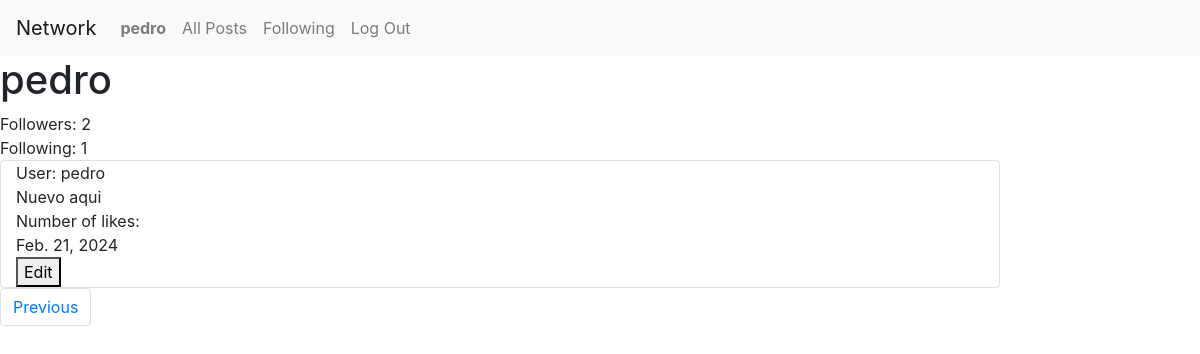
/profile/3?page=2 (signed in), run on an earlier commit of the app's database.
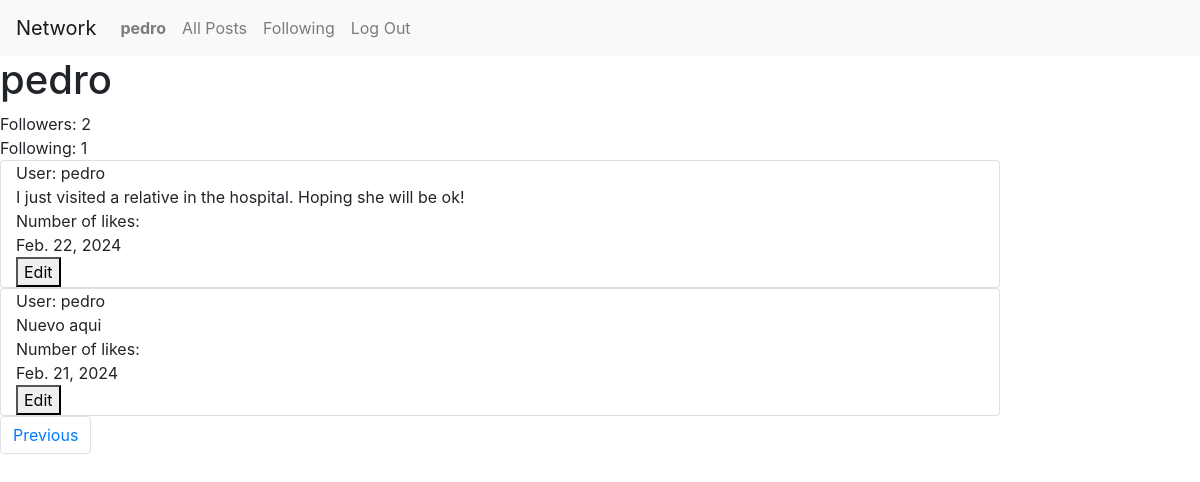
And on a later commit of the database.
### network/models.py (models this page shows, shortened)
class Post(models.Model):
    user = models.ForeignKey(User, on_delete=models.CASCADE, blank=True, null=True, related_name="poster")
    post = models.CharField(max_length=64)
    date = models.DateField()

class User(AbstractUser):
    pass
    def __str__(self):
        return self.username

### network/views.py (the view)
# urls.py: path("profile/<int:user_id>", views.profile, name="profile"),
def profile(request, user_id):
    if request.user.is_authenticated:
        user = User.objects.get(pk=user_id)
        posts = Post.objects.filter(user=user_id).order_by('-date')
        following = Follow.objects.filter(user=user)
        followers = Follow.objects.filter(user_follower=user)
        try:
            checkFollow = followers.filter(user=User.objects.get(pk=request.user.id))
            if len(checkFollow) != 0:
                isFollowing = True
            else:
                isFollowing = False
        except:
            isFollowing =False
        paginator = Paginator(posts, 2) #show 2 posts per page
        page_number = request.GET.get('page')
        page_obj = paginator.get_page(page_number)
        return render(request, "network/profile.html", {
            'page_obj': page_obj,
            'userName': user.username,
            'following': following,
            'followers': followers,
            'isFollowing': isFollowing,
            'user_profile': user,
        })
    else:
        posts = Post.objects.filter(user=user_id).order_by('-date')
        return render(request, "network/profile.html", {
            'posts': posts,
        })

### network/templates/network/profile.html (shortened to what this page needs)
{% extends "network/layout.html" %}
{% load static %}
{% block body%}
    {% if user.is_authenticated %}
    <h1>{{userName}}</h1>
    {% else %}
    <h4>Please log in to have full access.</h4>
    {% endif %}
    <div>
        <section>
            Followers: {{ followers.count }}
        </section>
        <section>
            Following: {{ following.count }}
        </section>
        {% if user.is_authenticated %}
         {% if user != user_profile %}
          {% if isFollowing %}
          <form action="{% url 'unfollow' %}" method="post">
            {% csrf_token %}
            <input type="hidden" name="userfollow" value="{{ user_profile }}">
            <input type="submit" class="btn btn-primary" value="unfollow">
          </form>
          {% else %}
          <form action="{% url 'follow' %}" method="post">
            {% csrf_token %}
            <input type="hidden" name="userfollow" value="{{ user_profile }}">
            <input type="submit" class="btn btn-primary" value="follow">
          </form>
          {% endif %}
          {% for post in page_obj %}
            <div class="card col-10">
                <div>User: {{ post.user }}</div>
                <div id="textPost">{{ post.post }}</div>
                <div>Number of likes: {{post.likes}}</div>
                <div>{{ post.date }}</div>
            </div>
          {% endfor %}
        {% else %}
        {% for post in page_obj %}
            <div class="card col-10 post_view">
                <div>User: {{ post.user }}</div>
                <div>{{ post.post }}</div>
                <div>Number of likes: {{post.likes}}</div>
                <div>{{ post.date }}</div>
                <button class="buttonProfile">Edit</button>
            </div>
        {% endfor %}
        {% endif %}
        <div class="mb-3">
            <div>
              <nav aria-label="Page navigation example">
                  <ul class="pagination">
                      {% if page_obj.has_previous %}
                      <li class="page-item"><a class="page-link" href="?page={{ page_obj.previous_page_number }}">Previous</a></li>
                      {% endif %}
                  </ul>
                </nav>
          </div>
        </div>
      {% endif %}
  </div>
{% endblock %}

What changed in the data, as far as the page shows it:
added Post: user "pedro", post "I just visited a relative in the hospital. Hoping she will be ok!", date "Feb. 22, 2024"
